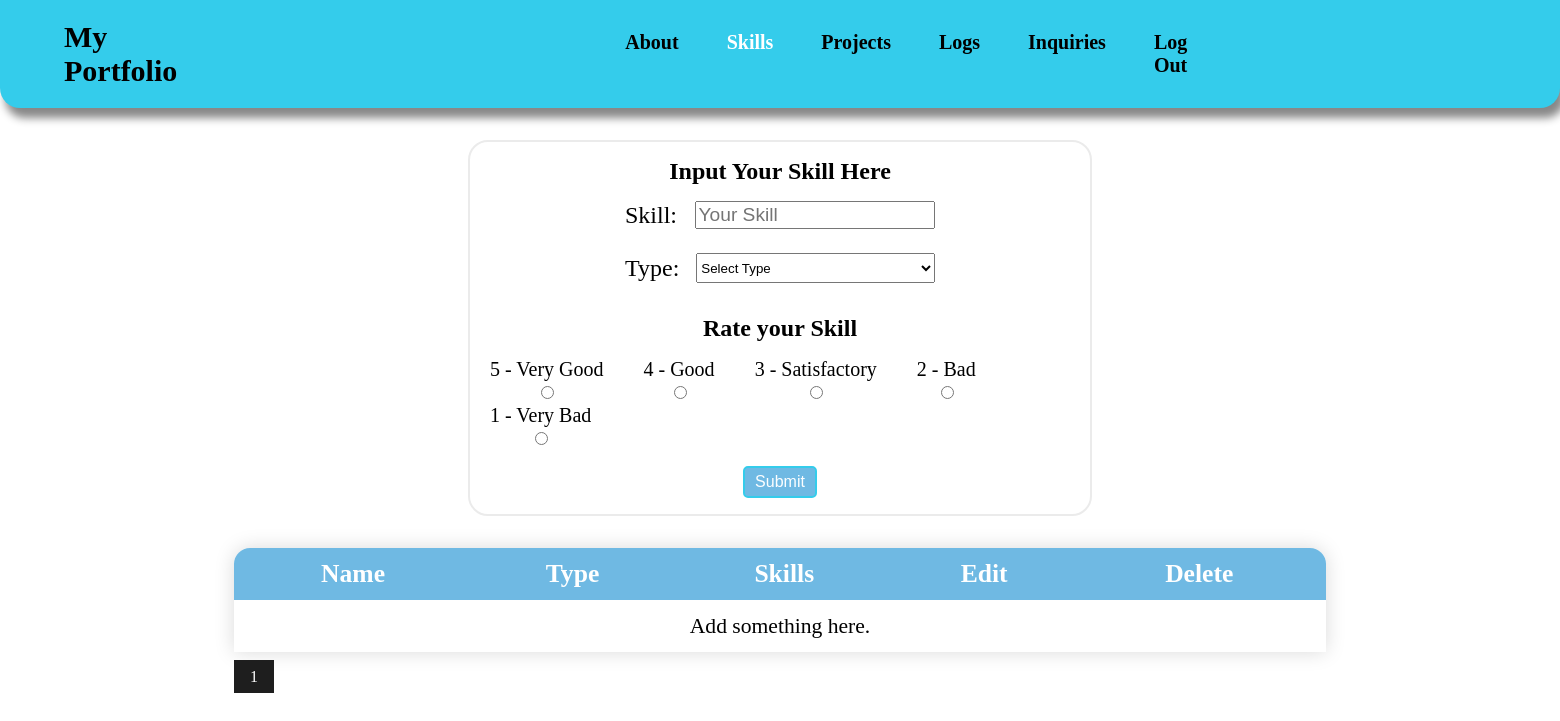
The app's page /admin/skills/skills.php (signed in), older data.
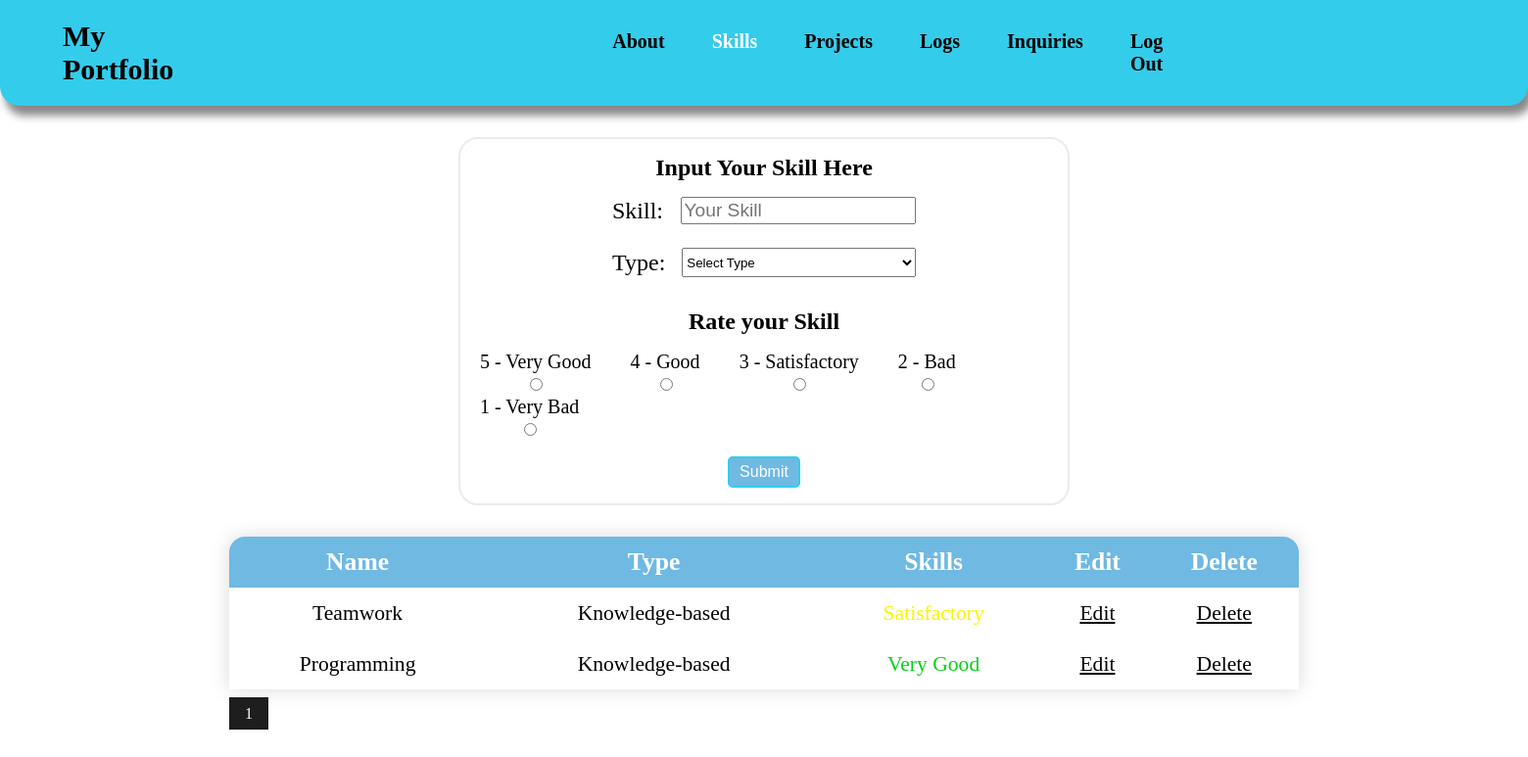
The same page, newer data.
### tables this page shows
CREATE TABLE `skills` (
  `id` int(11) NOT NULL,
  `name` varchar(100) NOT NULL,
  `type` varchar(100) NOT NULL,
  `rate` varchar(100) NOT NULL,
  `user_id` int(100) NOT NULL
);

### admin/skills/backend_skills.php (called while the page is built, shortened)
<?php
        $user_id = $_SESSION['id'];
        $query = "SELECT * FROM skills WHERE user_id=$user_id";
        $result = mysqli_query($conn,$query);
?>

### admin/skills/skills.php (the view, shortened to what the changed rows need)
<!DOCTYPE html>
<html lang="en">
<head>
    <link rel="stylesheet" href="/my_portfolio/css/skills.css">
</head>
<body>
    <?php
        require_once($_SERVER['DOCUMENT_ROOT']. "/my_portfolio/php/config.php");
        include('backend_skills.php');
    ?>
    <div class="header">
        <div class="header_container">
            <div class="nav_bar">
                <h1 class="header_title"> <a href="/my_portfolio/php/dashboard.php"> My Portfolio </a> </h1>
            </div>
        </div>
    </div>
    <form action="skills.php" method="POST" class="skill_form">
        <div id="table" class="table">
                    <table class="styled_table" id=data>
                        <thead>
                            <tr>
                                <th scope="col"> Name </th>
                                <th scope="col" id="col1"> Type </th>
                                <th scope="col" id="col2"> Skills </th>
                                <th scope="col" id="col3"> Edit </th>
                                <th scope="col" id="delete"> <a href="skills.php?delete_all=<?php echo $user_id;?>" onclick="return confirm('Are you sure you want to Delete all of the entries?')"> Delete </a> </th>
                            </tr>
                        </thead>
                        <?php
                             if(mysqli_num_rows($result)>0) {
                                while($row = mysqli_fetch_assoc($result)) {
                        ?>
                        <tbody>
                            <tr>
                                <td>
                                    <?php
                                        echo $row['name'];
                                    ?>
                                </td>
                                <td> <?php echo $row['type']; ?> </td>
                                <td>
                                    <?php if ($row['rate'] ===  "Very Good") {
                                    echo '<span style="color:#00d312"> Very Good </span>', '<br>';
                                    } elseif ($row['rate'] ===  "Good") {
                                    echo '<span style="color:#9fe64e"> Good </span>';
                                    } elseif ($row['rate'] ===  "Satisfactory") {
                                    echo '<span style="color:#fcf400"> Satisfactory </span>';
                                    } elseif ($row['rate'] ===  "Bad") {
                                    echo '<span style="color:#f7bc25"> Bad </span>';
                                    } elseif ($row['rate'] ===  "Very Bad") {
                                    echo '<span style="color:#fa230f"> Very Bad </span>';
                                }
                                    ?>
                                </td>
                                <td> <a href="../skills/edit_skills.php?edit=<?php echo $row["id"];?>"> Edit </a> </td>
                                <td> <a href="skills.php?delete=<?php echo $row["id"];?>" onclick="return confirm('Are you sure you want to Delete?')"> Delete </a> </td>
                            </tr>
                        <?php
                                }
                                } else {
                        ?>
                            <tr> <td colspan="5" id="add"> Add something here. </td> </tr>
                        <?php
                        }
                        ?>
                        </tbody>
                    </table>
        </div>
</form>
</body>
</html>

Row changes from the older to the newer data that the page shows:
added skills: name "Teamwork", type "Knowledge-based", rate "Satisfactory"
added skills: name "Programming", type "Knowledge-based", rate "Very Good"
Text that changed along with them:
text no longer shown: "Add something here."
